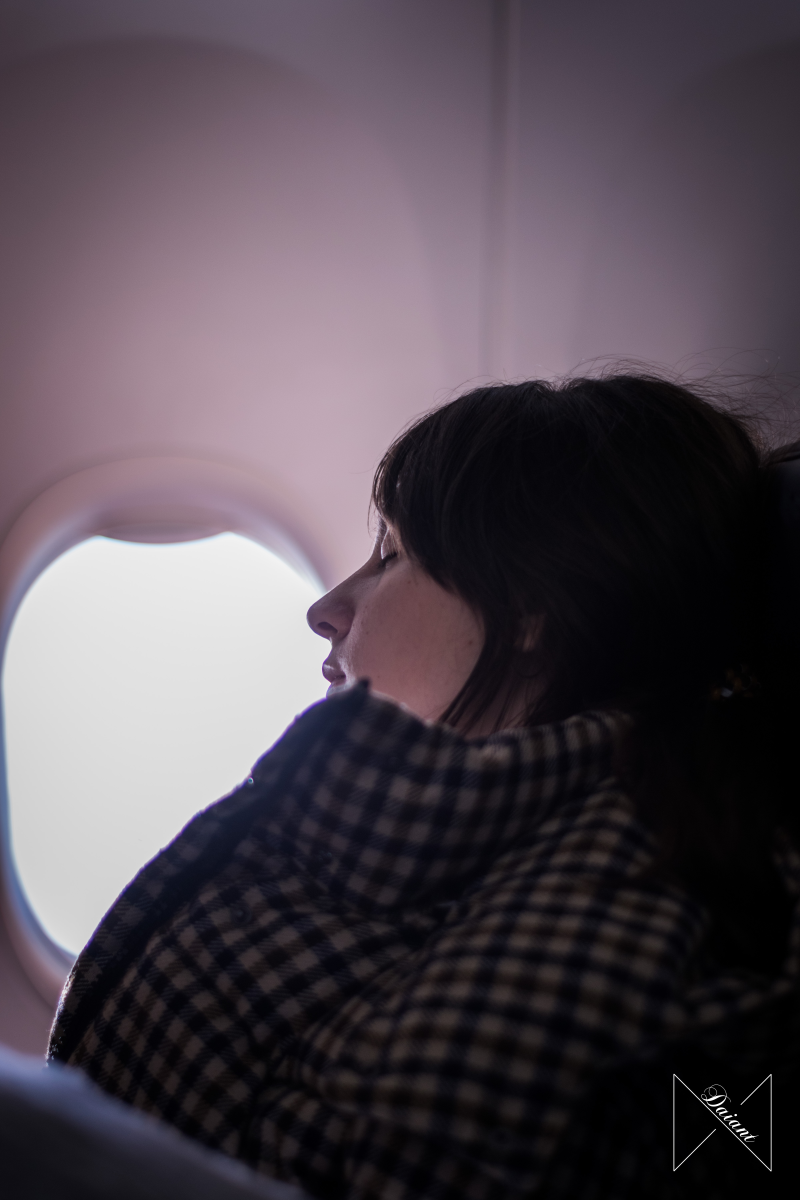
#> input picture images/Originales/DSC_1672.jpg, 4000 x 6000 px (shown at 1/5 size)
$ python resizer.py DSC_1672.jpg   (older library calls are emulated)
#> lines starting #> are read from the running program, lines starting #| are printed output that depends on the picture
#!/usr/bin/env python3

import os, sys
import PIL
from PIL import Image

size = 493,532

for infile in sys.argv[1:]:
    outfile = os.path.splitext(infile)[0] + ".thumbnail"
    if infile != outfile:
        try:
            im = Image.open(infile)
#> im is the input picture: PIL image 4000x6000 RGB; mean R, G, B 81.2, 72.3, 80.6
            im.thumbnail(size, Image.ANTIALIAS)
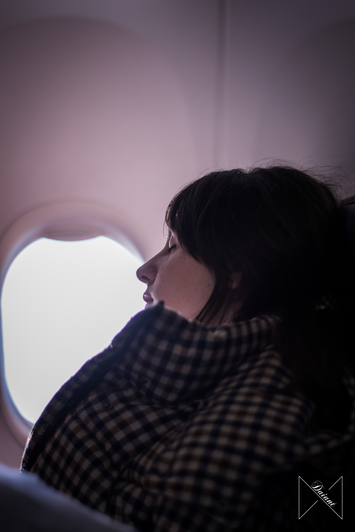
#> im: PIL image 355x532 RGB; mean R, G, B 81.1, 72.3, 80.6
            parent = os.path.join(os.pardir,'thumbs')
            im.save(os.path.join(parent,outfile), "JPEG")
            print ("Saved in: " + parent)
        except IOError:
            print ("cannot create thumbnail for '%s'" % infile)


$ run again, on images/Originales/DSC_2165.jpg
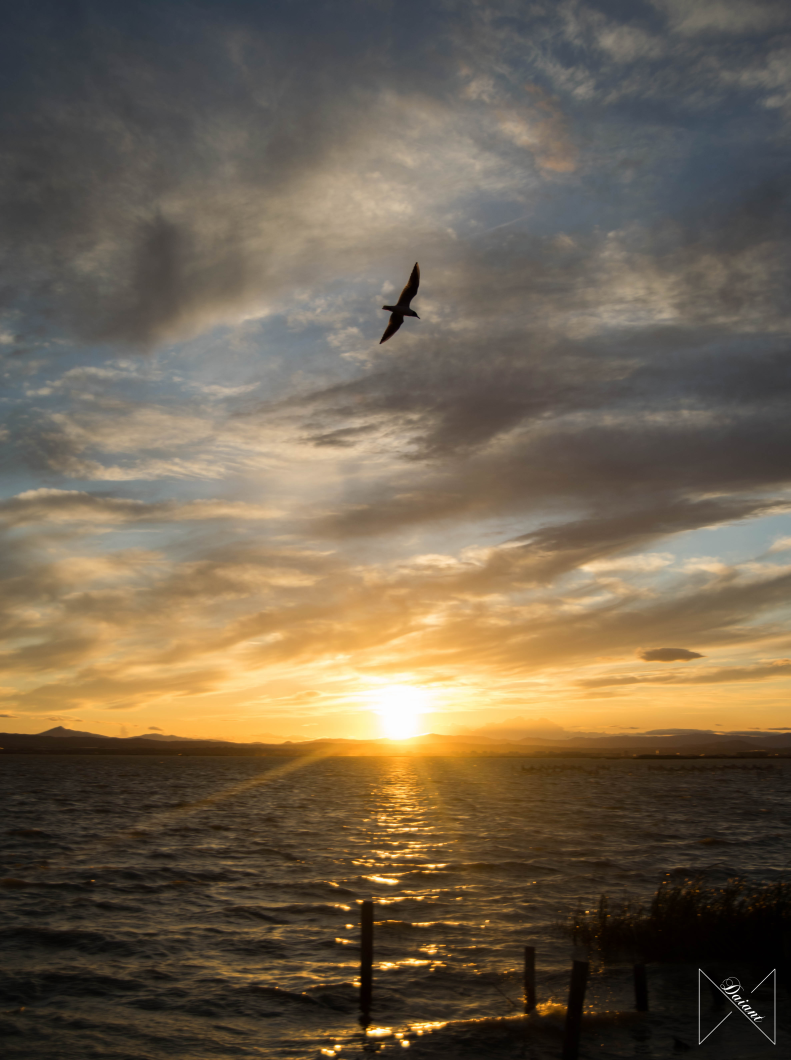
#> input picture images/Originales/DSC_2165.jpg, 3953 x 5300 px (shown at 1/5 size)
#> im is the input picture: PIL image 3953x5300 RGB; mean R, G, B 112.4, 98.5, 78.9
#> `im.thumbnail(size, Image.ANTIALIAS)`:
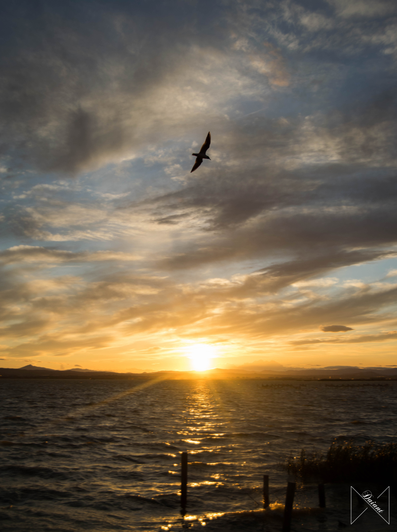
#> im: PIL image 397x532 RGB; mean R, G, B 112.5, 98.5, 79

$ run again, on images/Originales/DSC_2224.jpg
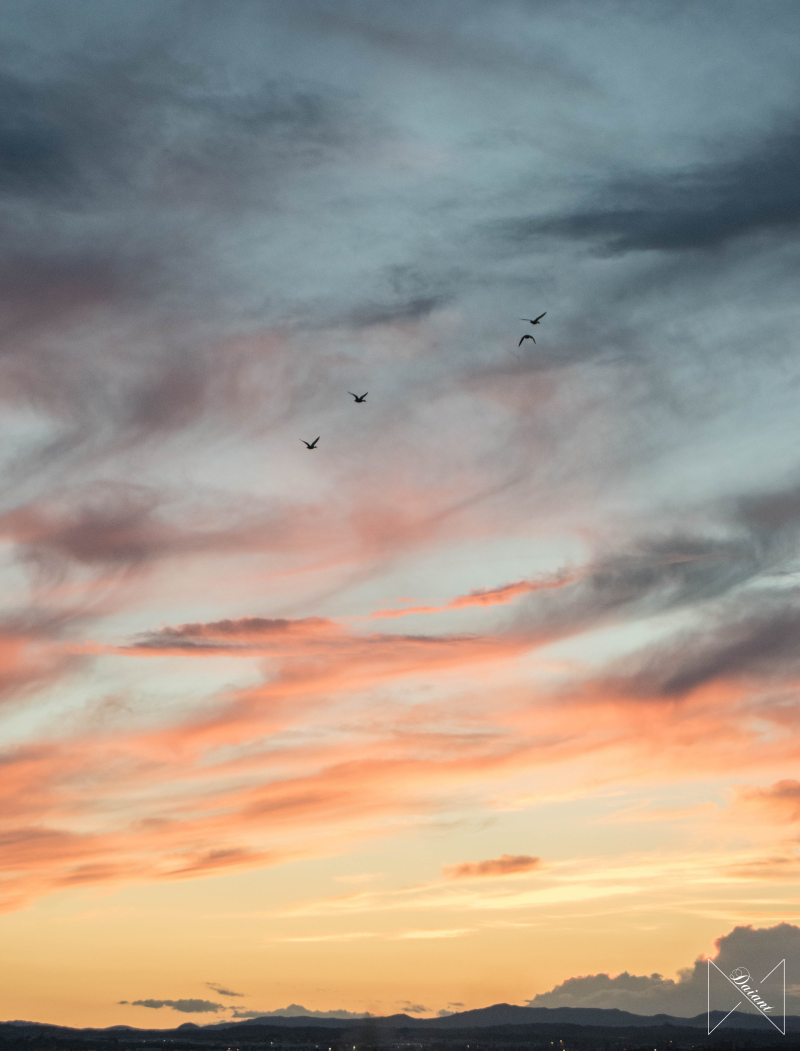
#> input picture images/Originales/DSC_2224.jpg, 4000 x 5251 px (shown at 1/5 size)
#> im is the input picture: PIL image 4000x5251 RGB; mean R, G, B 164.3, 151.8, 139.1
#> `im.thumbnail(size, Image.ANTIALIAS)`:
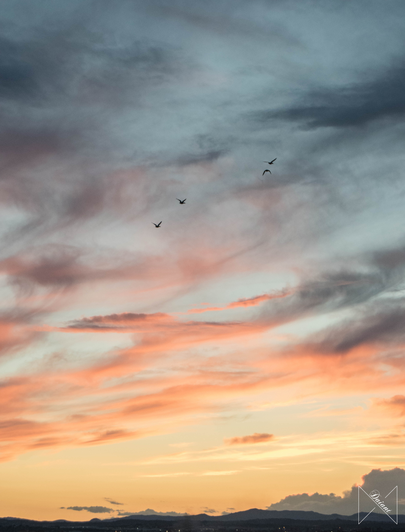
#> im: PIL image 405x532 RGB; mean R, G, B 164.3, 151.9, 139.1

$ run again, on images/Originales/DSC_2478.jpg
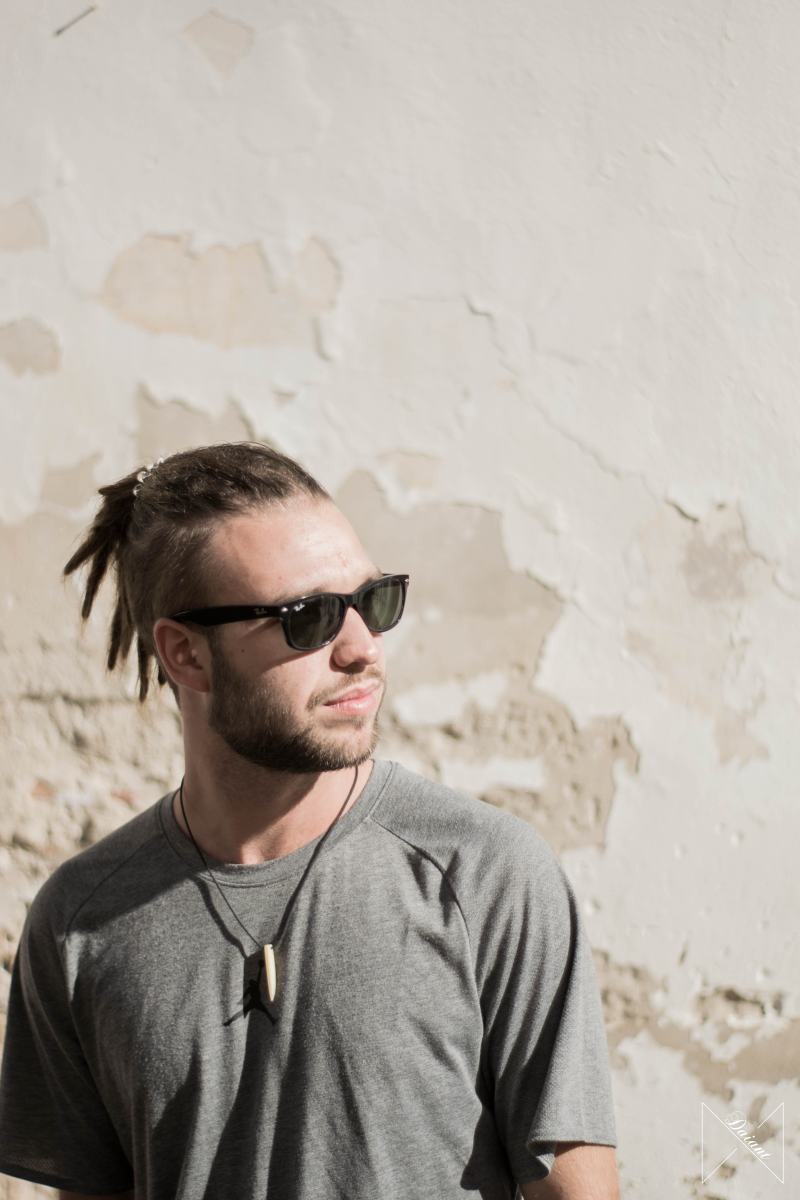
#> input picture images/Originales/DSC_2478.jpg, 4000 x 6000 px (shown at 1/5 size)
#> im is the input picture: PIL image 4000x6000 RGB; mean R, G, B 177.4, 170.2, 162.4
#> `im.thumbnail(size, Image.ANTIALIAS)`:
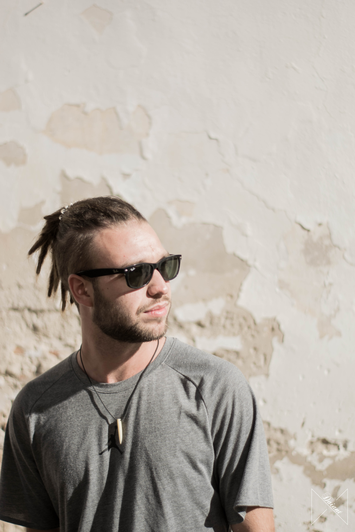
#> im: PIL image 355x532 RGB; mean R, G, B 177.4, 170.1, 162.4
